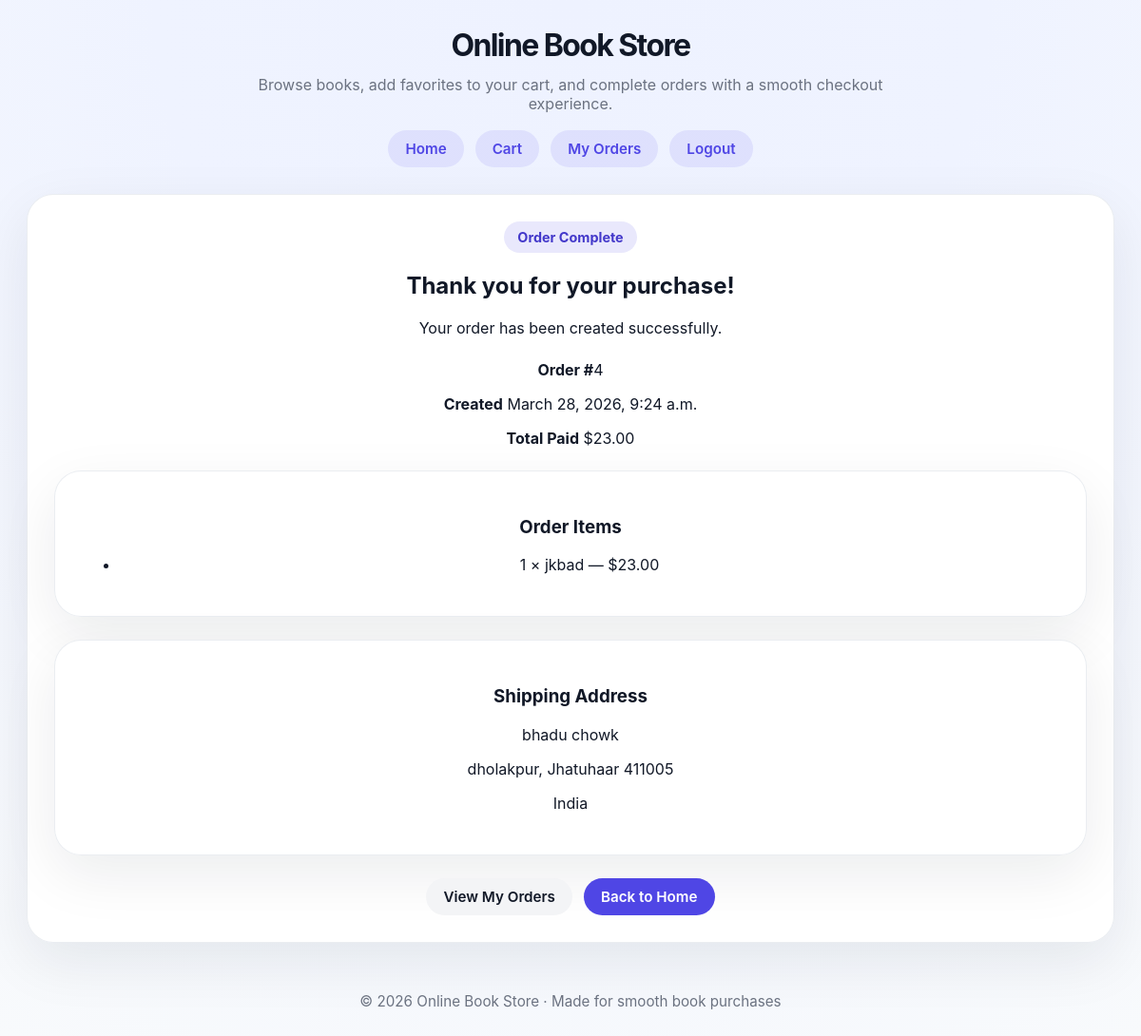
The app's page /orders/4/ (signed in) with its own data.
### libr/models.py (models this page shows, shortened)
class Order(models.Model):
    user = models.ForeignKey(User, on_delete=models.CASCADE, related_name='orders')
    created_at = models.DateTimeField(auto_now_add=True)
    total_price = models.DecimalField(max_digits=10, decimal_places=2, default=0)

class OrderItem(models.Model):
    order = models.ForeignKey(Order, on_delete=models.CASCADE, related_name='items')
    book = models.ForeignKey(Book, on_delete=models.CASCADE)
    quantity = models.PositiveIntegerField(default=1)
    price = models.DecimalField(max_digits=10, decimal_places=2)

class Book(models.Model):
    title = models.CharField(max_length=200)
    author = models.CharField(max_length=200)
    price = models.DecimalField(max_digits=8, decimal_places=2)
    image_url = models.URLField(blank=True, help_text='Optional image URL for the book cover')
    description = models.TextField(blank=True)
    created_at = models.DateTimeField(auto_now_add=True)

class Address(models.Model):
    user = models.ForeignKey(User, on_delete=models.CASCADE, related_name='addresses')
    order = models.OneToOneField(Order, on_delete=models.CASCADE, related_name='shipping_address')
    street = models.CharField(max_length=255)
    city = models.CharField(max_length=120)
    state = models.CharField(max_length=120)
    postal_code = models.CharField(max_length=20)
    country = models.CharField(max_length=120, default='India')
    created_at = models.DateTimeField(auto_now_add=True)

### libr/views.py (the view)
# urls.py: path('orders/<int:order_id>/', views.order_detail, name='order_detail'),
@login_required
def order_detail(request, order_id):
    order = get_object_or_404(Order, id=order_id, user=request.user)
    address = getattr(order, 'shipping_address', None)
    return render(request, 'order.html', {'order': order, 'address': address})

### templates/order.html
{% extends 'base.html' %}
{% block content %}
<div class="card" style="text-align:center;">
    <span class="badge">Order Complete</span>
    <h2 class="page-title">Thank you for your purchase!</h2>
    <p class="muted">Your order has been created successfully.</p>
    <div style="margin: 24px 0;">
        <p><strong>Order #</strong>{{ order.id }}</p>
        <p><strong>Created</strong> {{ order.created_at|date:'F j, Y, g:i a' }}</p>
        <p><strong>Total Paid</strong> ${{ order.total_price }}</p>
    </div>
    <div class="card" style="margin-bottom: 24px;">
        <h3>Order Items</h3>
        <ul>
            {% for item in order.items.all %}
                <li>{{ item.quantity }} × {{ item.book.title }} — ${{ item.price }}</li>
            {% empty %}
                <li>No items found for this order.</li>
            {% endfor %}
        </ul>
    </div>
    {% if address %}
        <div class="card">
            <h3>Shipping Address</h3>
            <p>{{ address.street }}</p>
            <p>{{ address.city }}, {{ address.state }} {{ address.postal_code }}</p>
            <p>{{ address.country }}</p>
        </div>
    {% endif %}
    <div style="margin-top: 24px; display:flex; gap: 12px; justify-content:center;">
        <a class="btn btn-secondary" href="{% url 'order_list' %}">View My Orders</a>
        <a class="btn btn-primary" href="{% url 'home' %}">Back to Home</a>
    </div>
</div>
{% endblock %}

### static/css/styles.css (style rules this page uses)
:root { --bg: #eff3ff; --surface: #ffffff; --primary: #4f46e5; --primary-dark: #4338ca; --accent: #2563eb; --text: #111827; --muted: #6b7280; --card: rgba(255,255,255,0.95); --border: #d1d5db; --shadow: 0 20px 60px rgba(15,23,42,0.08); }
* { box-sizing: border-box; }
body { margin: 0; font-family: Inter, system-ui, -apple-system, BlinkMacSystemFont, 'Segoe UI', sans-serif; background: radial-gradient(circle at top, #eef2ff 0%, var(--bg) 35%, #f8fafc 100%); color: var(--text); min-height: 100vh; }
.nav-link, .btn { display: inline-flex; align-items: center; justify-content: center; padding: 10px 18px; border-radius: 999px; text-decoration: none; font-size: 0.95rem; font-weight: 600; transition: transform 0.2s ease, box-shadow 0.2s ease, background 0.2s ease; }
.btn-primary { background: var(--primary); color: white; }
.btn-secondary { background: #f3f4f6; color: var(--text); }
.card { background: var(--card); border: 1px solid rgba(148,163,184,0.2); border-radius: 28px; box-shadow: var(--shadow); padding: 28px; margin-bottom: 24px; }
.badge { display: inline-flex; gap: 6px; padding: 8px 14px; border-radius: 999px; background: rgba(79,70,229,0.12); color: var(--primary-dark); font-size: 0.9rem; font-weight: 700; }

### records on screen
Order: id "4", created_at "March 28, 2026, 9:24 a.m.", total_price "23.00"
OrderItem: quantity "1", book "jkbad", price "23.00"
Address: street "bhadu chowk", city "dholakpur", state "Jhatuhaar", postal_code "411005", country "India"

### other values on screen
{{ current_year }} "2026"
